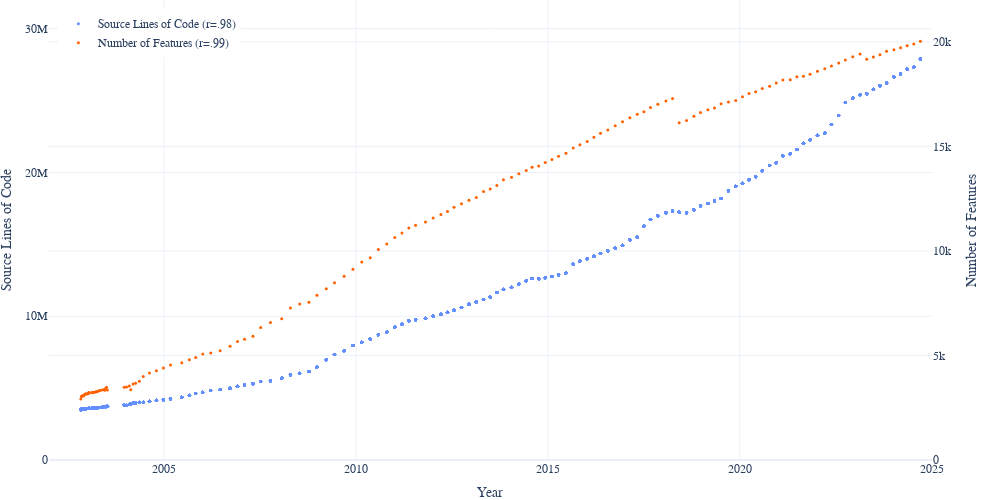
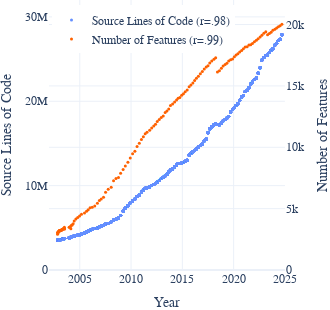

Write notebook code for charts like these, in order.
### Code cell
import plotly.graph_objects as go
from plotly.subplots import make_subplots

fig = make_subplots(specs=[[{"secondary_y": True}]])

fig.add_trace(
    go.Scatter(x=df_kconfig['committer_date'], y=df_kconfig['source_lines_of_code'], mode='markers', name='Source Lines of Code (r=.98)', marker_symbol='circle'),
    secondary_y=False
)

df_total_features = df_features.groupby(['extractor', 'revision']).agg({'#total_features': 'min'}).reset_index()
df_total_features = pd.merge(df_kconfig[['committer_date', 'revision']].drop_duplicates(), df_total_features)
df_total_features = df_total_features[df_total_features['extractor']=='KClause']
df = df_total_features.sort_values(by='committer_date')
df = df[['committer_date', '#total_features']].drop_duplicates()
fig.add_trace(
    go.Scatter(x=df['committer_date'], y=df['#total_features'], mode='markers', name='Number of Features (r=.99)', marker_symbol='circle'),
    secondary_y=True
)

fig.update_xaxes(title_text="Year")
fig.update_yaxes(title_text="Source Lines of Code", dtick=10000000, range=[0, 32000000], secondary_y=False)
fig.update_yaxes(title_text="Number of Features", dtick=5000, range=[0, 22000], secondary_y=True)

style_scatter(fig, marker_size=3, legend_position='topleft')
fig.update_xaxes(range=["2002-01-01", "2025-01-01"])
show(fig, 'sloc')
show(fig, 'sloc', width=330, height=310)

### Figure 1 — Plotly figure (JSON) as saved in the notebook; plotly's stock layout.template omitted (floating-point values rounded to 4 significant figures; data arrays with more than 128 entries replaced by an {"elided": "..."} marker saying what was removed)
{"data": [{"marker": {"size": 3, "symbol": "circle"}, "mode": "markers", "name": "Source Lines of Code (r=.98)", "type": "scatter", "x": {"elided": "6618 str values"}, "xaxis": "x", "y": {"elided": "6618 int values"}, "yaxis": "y"}, {"marker": {"size": 3, "symbol": "circle"}, "mode": "markers", "name": "Number of Features (r=.99)", "type": "scatter", "x": {"elided": "144 str values"}, "xaxis": "x", "y": {"elided": "144 int values"}, "yaxis": "y2"}], "layout": {"font": {"family": "Linux Biolinum"}, "height": 500, "legend": {"x": 0.01, "xanchor": "left", "y": 0.98, "yanchor": "top"}, "margin": {"b": 0, "l": 0, "r": 0, "t": 0}, "width": 1000, "xaxis": {"anchor": "y", "domain": [0, 0.94], "range": ["2002-01-01", "2025-01-01"], "title": {"text": "Year"}}, "yaxis": {"anchor": "x", "domain": [0, 1], "dtick": 10000000, "range": [0, 32000000], "title": {"text": "Source Lines of Code"}}, "yaxis2": {"anchor": "x", "dtick": 5000, "overlaying": "y", "range": [0, 22000], "side": "right", "title": {"text": "Number of Features"}}}}

### Figure 2 — Plotly figure (JSON) as saved in the notebook; plotly's stock layout.template omitted (floating-point values rounded to 4 significant figures; data arrays with more than 128 entries replaced by an {"elided": "..."} marker saying what was removed)
{"data": [{"marker": {"size": 3, "symbol": "circle"}, "mode": "markers", "name": "Source Lines of Code (r=.98)", "type": "scatter", "x": {"elided": "6618 str values"}, "xaxis": "x", "y": {"elided": "6618 int values"}, "yaxis": "y"}, {"marker": {"size": 3, "symbol": "circle"}, "mode": "markers", "name": "Number of Features (r=.99)", "type": "scatter", "x": {"elided": "144 str values"}, "xaxis": "x", "y": {"elided": "144 int values"}, "yaxis": "y2"}], "layout": {"font": {"family": "Linux Biolinum"}, "height": 310, "legend": {"x": 0.01, "xanchor": "left", "y": 0.98, "yanchor": "top"}, "margin": {"b": 0, "l": 0, "r": 0, "t": 0}, "width": 330, "xaxis": {"anchor": "y", "domain": [0, 0.94], "range": ["2002-01-01", "2025-01-01"], "title": {"text": "Year"}}, "yaxis": {"anchor": "x", "domain": [0, 1], "dtick": 10000000, "range": [0, 32000000], "title": {"text": "Source Lines of Code"}}, "yaxis2": {"anchor": "x", "dtick": 5000, "overlaying": "y", "range": [0, 22000], "side": "right", "title": {"text": "Number of Features"}}}}
